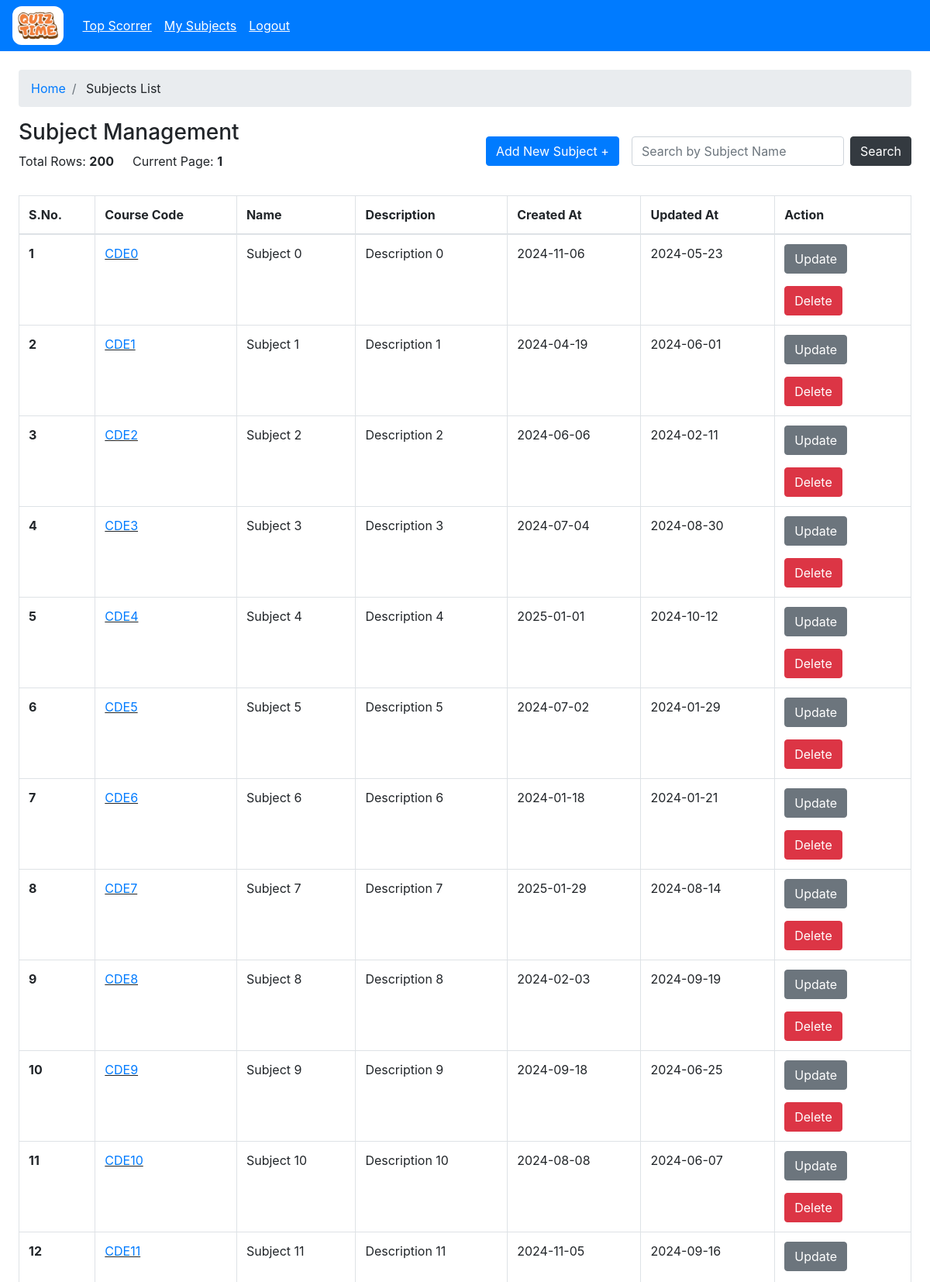
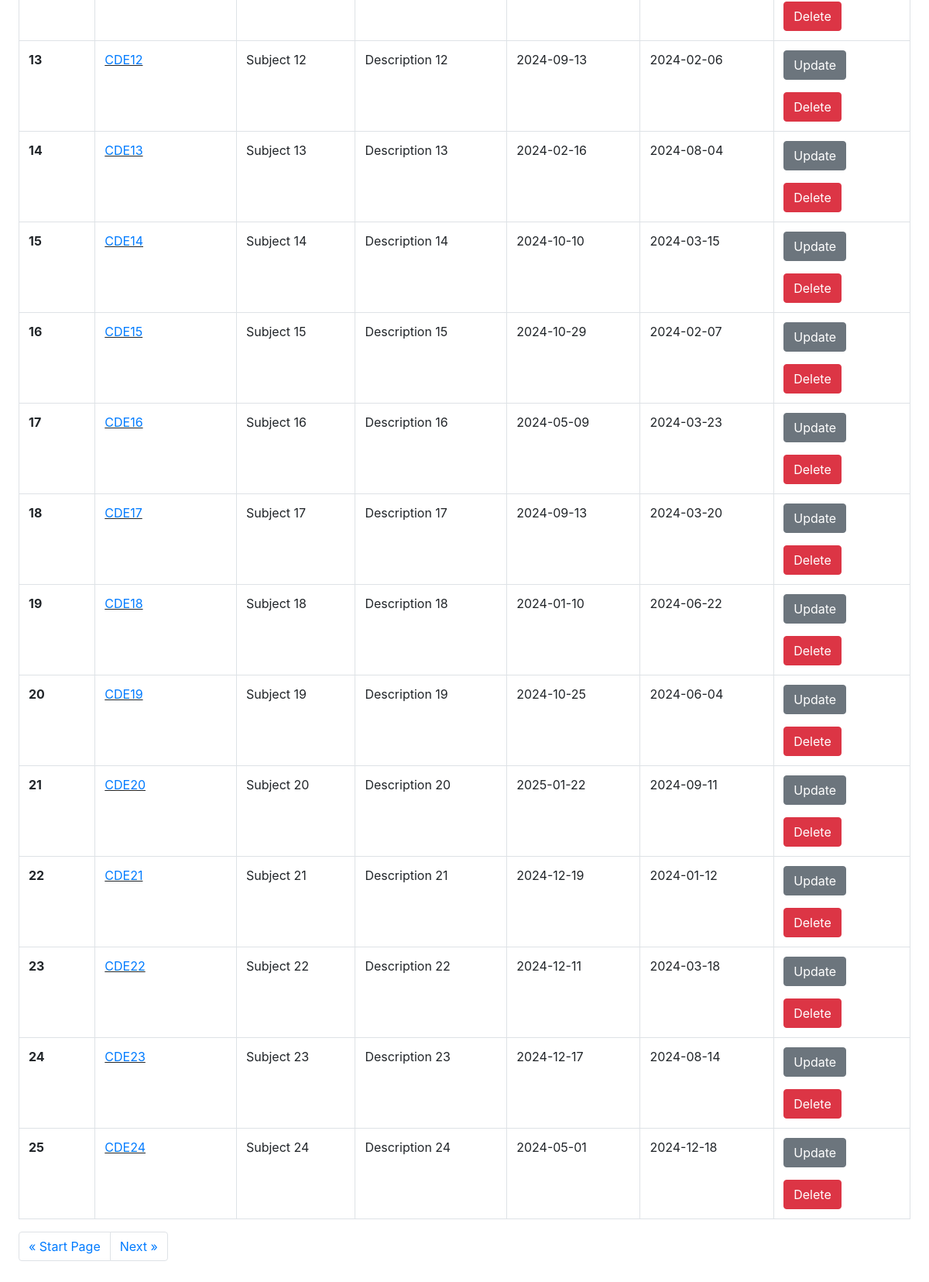
Before: /admin/subject/ (signed in) with the older database file (2 pictures, top to bottom).
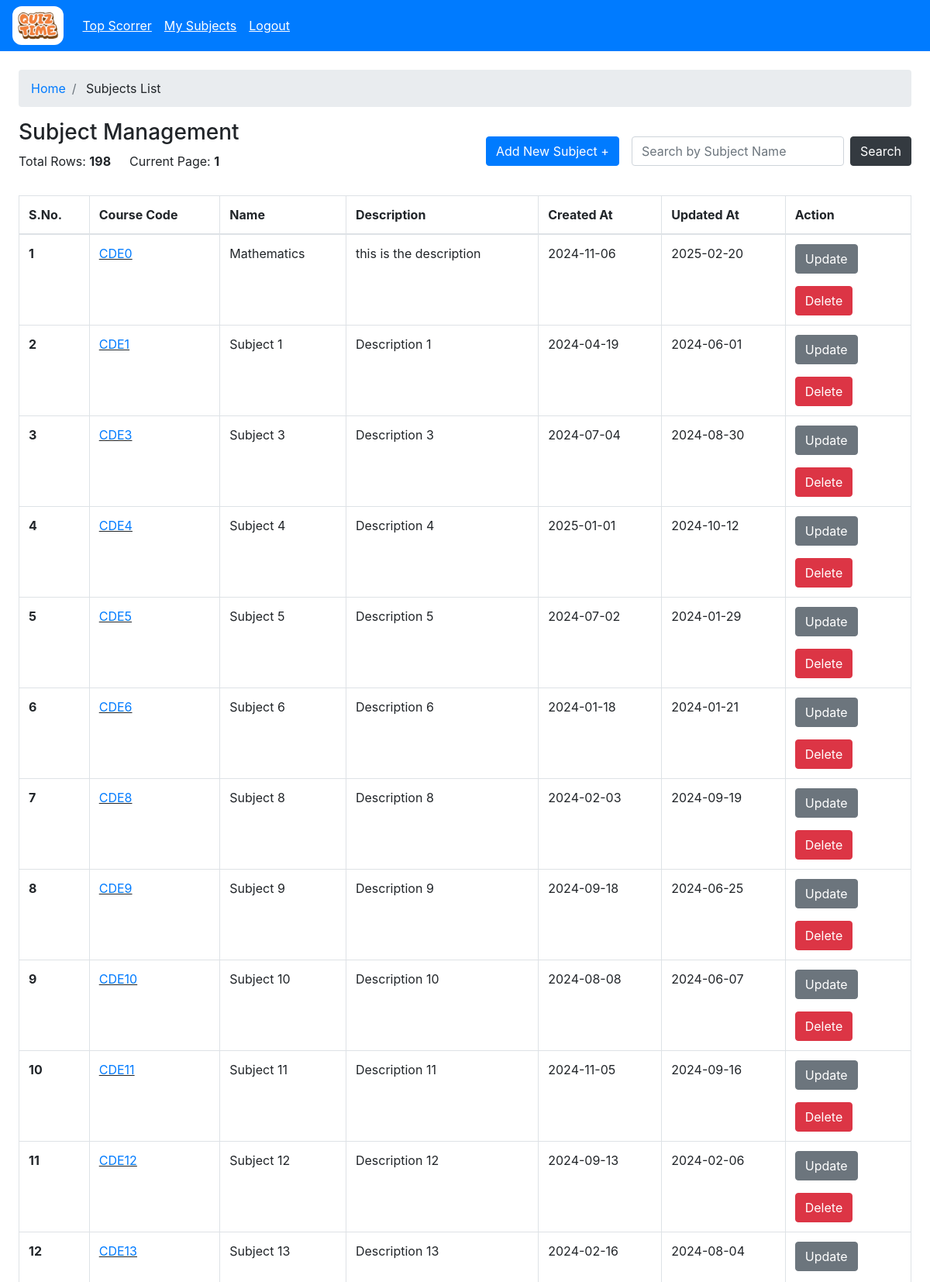
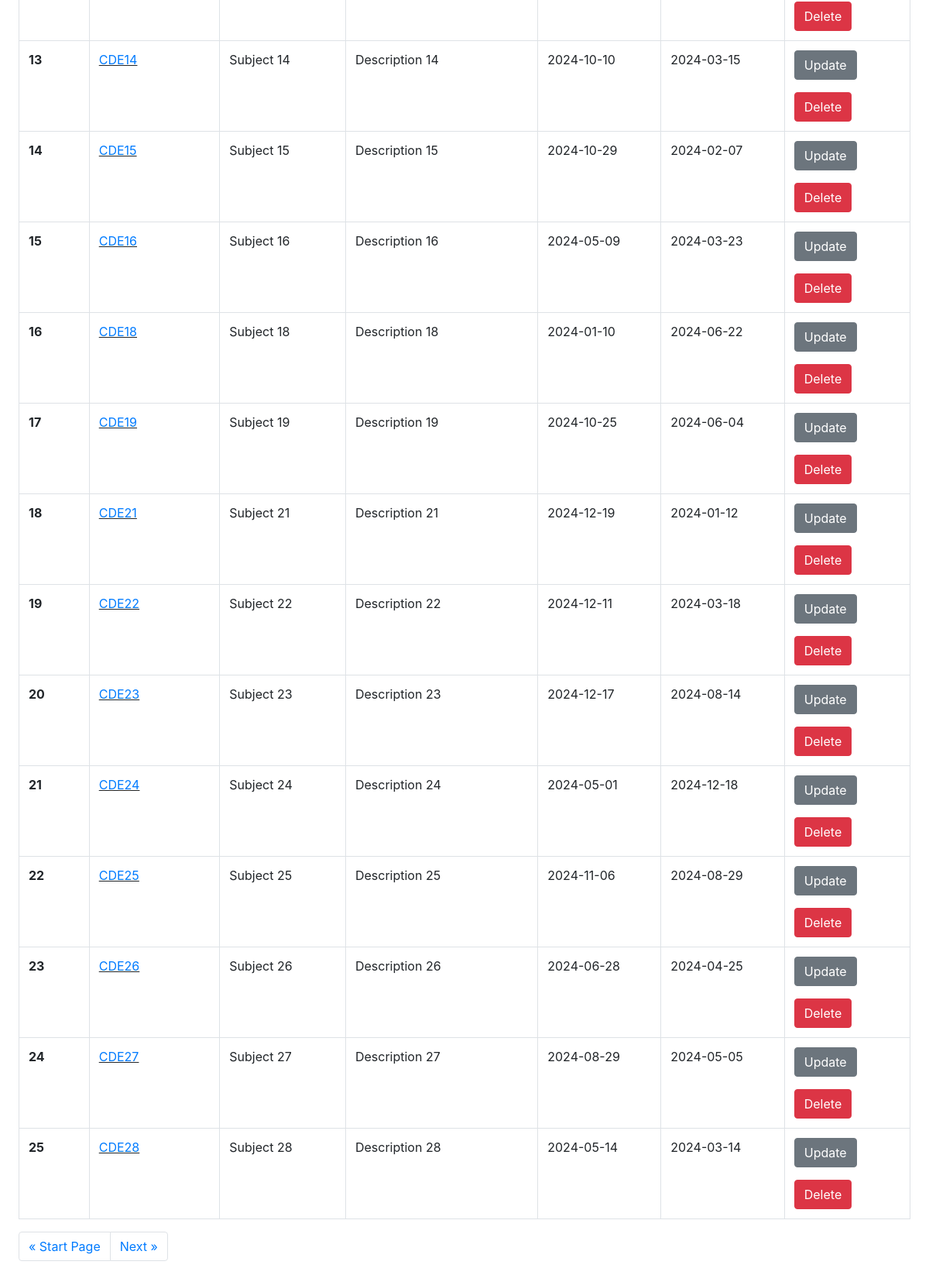
After: the same page with the newer database file (2 pictures, top to bottom).
### models/model.py (models this page shows)
class Subject(db.Model):
    __tablename__='subjects'
    id=db.Column(db.VARCHAR(100), primary_key=True)
    name=db.Column(db.VARCHAR(100), nullable=False)
    description=db.Column(db.VARCHAR(100), nullable=False)
    created_at=db.Column(db.TIMESTAMP, nullable=False)
    updated_at=db.Column(db.TIMESTAMP, nullable=False)
    code=db.Column(db.VARCHAR(100), nullable=False)

### controllers/admin/admin_subject.py (the view)
@subject.route("/")
@login_required
@swag_from({
    "tags": ["Admin"],
    "description": "View all subjects",
    "summary": "View all subjects",
    "parameters": [
        {
            "in": "query",
            "name": "skip",
            "required": False,
            "type": "integer",
            "description": "Skip"
        },
        {
            "in": "query",
            "name": "take",
            "required": False,
            "type": "integer",
            "description": "Take"
        },
        {
            "in": "query",
            "name": "where",
            "required": False,
            "type": "string",
            "description": "Where"
        },
    ],
    "responses": {
        200: {
            "description": "Subjects fetched successfully",
            "content": {
                "application/json": {
                    "schema": {
                        "type": "object",
                        "properties": {
                            "subjects": {
                                "type": "array",
                                "items": {
                                    "type": "object",
                                    "properties": {
                                        "id": {"type": "string"},
                                        "name": {"type": "string"},
                                        "code": {"type": "string"},
                                        "description": {"type": "string"},
                                        "created_at": {"type": "string"},
                                        "updated_at": {"type": "string"},
                                    }
                                }
                            }
                        }
                    }
                }
            }
        },
        404: {
            "description": "No subjects found"
        }
    }
})
@role_required("admin")
def subject_home():
    skip = int(request.args.get("skip", 0))
    take = int(request.args.get("take", 25))
    where = request.args.get("where", "{}")
    try:
        where = json.loads(where) if where else {}
        query = Subject.query
        for key, value in where.items():
            query = query.filter(getattr(Subject, key).like(f"%{value}%"))
        subjects = query.offset(skip).limit(take).all()
        total_rows = query.count()
        return render_template("admin/subjects/admin_subject.html",rows=subjects, total_rows=total_rows, skip=skip, take=take, )
    except Exception as e:
        return flash_and_redirect(str(e), "danger", url_for("subject.subject_home"))

### app.py (called while the page is built)
    @login_manager.user_loader
    def load_user(user_id):
        return User.query.get(user_id)

### controllers/decorator.py (called while the page is built)
def role_required(role):
    def decorator(func):
        @wraps(func)
        def wrapper(*args, **kwargs):
            if not current_user.is_authenticated:
                return redirect(url_for("auth.login_post"))
            if current_user.user_type != role and session.get("user_type") != role:
                if current_user.user_type == "admin":
                    return redirect(url_for("admin.admin_home"))
                return redirect(url_for("user.user_home"))
            return func(*args, **kwargs)
        return wrapper
    return decorator

### templates/admin/subjects/admin_subject.html (shortened to what the changed rows need)
{% extends "base.html" %} {% block title %}Subject Management{% endblock %} {%
block content %} {% include "admin/admin_wrapper.html" %}
<section class="min-vh-100 p-4">
  <div class="d-flex flex-wrap justify-content-between">
    <div>
      <div class="d-flex align-items-center">
        <p class="mr-4">Total Rows: <strong>{{ total_rows }}</strong></p>
      </div>
    </div>
  </div>
  <section class="mt-3">
    <div class="table-responsive">
      <table class="table table-bordered table-hover">
        <thead>
          <tr>
            <th scope="col">S.No.</th>
            <th scope="col">Course Code</th>
            <th scope="col">Name</th>
            <th scope="col">Description</th>
            <th scope="col">Created At</th>
            <th scope="col">Updated At</th>
            <th scope="col">Action</th>
          </tr>
        </thead>
        <tbody>
          {% for sub in rows %}
          <tr class="pointer">
            <th scope="row">{{ loop.index+skip }}</th>
            <td class="link">
              <a href="/admin/subject/view?sub_id={{ sub.id }}&take=25&skip=0"
                >{{ sub.code }}</a
              >
            </td>
            <td>{{ sub.name }}</td>
            <td>{{ sub.description }}</td>
            <td>{{ sub.created_at.strftime('%Y-%m-%d') }}</td>
            <td>{{ sub.updated_at.strftime('%Y-%m-%d') }}</td>
            <td>
              <button
                type="button"
                class="btn btn-secondary mr-3 mb-3 mb-sm-0"
                onclick="window.location.href='/admin/subject/update?sub_id={{ sub.id }}'"
              >
                Update
              </button>
              <form
                method="post"
                action="/admin/subject/delete?sub_id={{ sub.id }}"
                onsubmit="return confirm('Are you sure you wish to delete the subject with {{sub.code}}?, !! This will delete all chapters, quizzes and questions associated with it !!');"
              >
                <input
                  type="submit"
                  class="btn mt-3 btn-danger"
                  value="Delete"
                />
              </form>
            </td>
          </tr>
          {% endfor %}
        </tbody>
      </table>
    </div>
  </section>
</section>
{% endblock %}

Changed rows visible on the page:
removed Subject: code "CDE2", name "Subject 2", description "Description 2", created_at "2024-06-06", updated_at "2024-02-11"
removed Subject: code "CDE7", name "Subject 7", description "Description 7", created_at "2025-01-29", updated_at "2024-08-14"
removed Subject: code "CDE17", name "Subject 17", description "Description 17", created_at "2024-09-13", updated_at "2024-03-20"
removed Subject: code "CDE20", name "Subject 20", description "Description 20", created_at "2025-01-22", updated_at "2024-09-11"
changed Subject "CDE0": name "Subject 0" → "Mathematics"; description "Description 0" → "this is the description"; updated_at "2024-05-23" → "2025-02-20"
now on this page (row unchanged): Subject: code "CDE25", name "Subject 25", description "Description 25", created_at "2024-11-06", updated_at "2024-08-29"
now on this page (row unchanged): Subject: code "CDE26", name "Subject 26", description "Description 26", created_at "2024-06-28", updated_at "2024-04-25"
now on this page (row unchanged): Subject: code "CDE27", name "Subject 27", description "Description 27", created_at "2024-08-29", updated_at "2024-05-05"
now on this page (row unchanged): Subject: code "CDE28", name "Subject 28", description "Description 28", created_at "2024-05-14", updated_at "2024-03-14"
Other visible differences:
{{ total_rows }}: "200" → "198"
